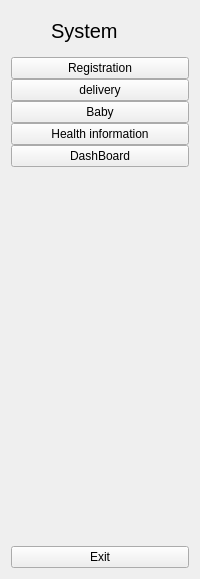
     <widget class="QWidget" name="full_menu_widget" native="true">
      <layout class="QVBoxLayout" name="verticalLayout_4">
       <item>
        <layout class="QHBoxLayout" name="horizontalLayout_2">
         <property name="spacing">
          <number>0</number>
         </property>
         <item>
          <widget class="QLabel" name="logo_label_2">
           <property name="minimumSize">
            <size>
             <width>40</width>
             <height>40</height>
            </size>
           </property>
           <property name="maximumSize">
            <size>
             <width>40</width>
             <height>40</height>
            </size>
           </property>
           <property name="text">
            <string/>
           </property>
           <property name="pixmap">
            <pixmap resource="resources.qrc">:/icons/icons/Logo (1).png</pixmap>
           </property>
           <property name="scaledContents">
            <bool>true</bool>
           </property>
          </widget>
         </item>
         <item>
          <widget class="QLabel" name="logo_label_3">
           <property name="font">
            <font>
             <pointsize>15</pointsize>
            </font>
           </property>
           <property name="text">
            <string>System</string>
           </property>
          </widget>
         </item>
        </layout>
       </item>
       <item>
        <layout class="QVBoxLayout" name="verticalLayout_2">
         <property name="spacing">
          <number>0</number>
         </property>
         <item>
          <widget class="QPushButton" name="home_btn_2">
           <property name="text">
            <string>Registration</string>
           </property>
           <property name="icon">
            <iconset resource="resources.qrc">
             <normaloff>:/icons/icons/home-5-xxl.png</normaloff>:/icons/icons/home-5-xxl.png</iconset>
           </property>
           <property name="iconSize">
            <size>
             <width>14</width>
             <height>14</height>
            </size>
           </property>
           <property name="checkable">
            <bool>true</bool>
           </property>
           <property name="autoExclusive">
            <bool>true</bool>
           </property>
          </widget>
         </item>
         <item>
          <widget class="QPushButton" name="dashborad_btn_2">
           <property name="text">
            <string>delivery</string>
           </property>
           <property name="icon">
            <iconset resource="resources.qrc">
             <normaloff>:/icons/icons/video-play-xxl.png</normaloff>:/icons/icons/video-play-xxl.png</iconset>
           </property>
           <property name="iconSize">
            <size>
             <width>14</width>
             <height>14</height>
            </size>
           </property>
           <property name="checkable">
            <bool>true</bool>
           </property>
           <property name="autoExclusive">
            <bool>true</bool>
           </property>
          </widget>
         </item>
         <item>
          <widget class="QPushButton" name="orders_btn_2">
           <property name="text">
            <string>Baby</string>
           </property>
           <property name="icon">
            <iconset resource="resources.qrc">
             <normaloff>:/icons/icons/add-user-xl.png</normaloff>:/icons/icons/add-user-xl.png</iconset>
           </property>
           <property name="iconSize">
            <size>
             <width>14</width>
             <height>14</height>
            </size>
           </property>
           <property name="checkable">
            <bool>true</bool>
           </property>
           <property name="autoExclusive">
            <bool>true</bool>
           </property>
          </widget>
         </item>
         <item>
          <widget class="QPushButton" name="products_btn_2">
           <property name="text">
            <string>Health information</string>
           </property>
           <property name="icon">
            <iconset resource="resources.qrc">
             <normaloff>:/icons/icons/upload-xxl.png</normaloff>:/icons/icons/upload-xxl.png</iconset>
           </property>
           <property name="iconSize">
            <size>
             <width>14</width>
             <height>14</height>
            </size>
           </property>
           <property name="checkable">
            <bool>true</bool>
           </property>
           <property name="autoExclusive">
            <bool>true</bool>
           </property>
          </widget>
         </item>
         <item>
          <widget class="QPushButton" name="customers_btn_2">
           <property name="text">
            <string>DashBoard</string>
           </property>
           <property name="icon">
            <iconset resource="resources.qrc">
             <normaloff>:/icons/icons/video-play-xxl.png</normaloff>:/icons/icons/video-play-xxl.png</iconset>
           </property>
           <property name="iconSize">
            <size>
             <width>14</width>
             <height>14</height>
            </size>
           </property>
           <property name="checkable">
            <bool>true</bool>
           </property>
           <property name="autoExclusive">
            <bool>true</bool>
           </property>
          </widget>
         </item>
        </layout>
       </item>
       <item>
        <spacer name="verticalSpacer_2">
         <property name="orientation">
          <enum>Qt::Vertical</enum>
         </property>
         <property name="sizeHint" stdset="0">
          <size>
           <width>20</width>
           <height>373</height>
          </size>
         </property>
        </spacer>
       </item>
       <item>
        <widget class="QPushButton" name="exit_btn_2">
         <property name="text">
          <string>Exit</string>
         </property>
         <property name="icon">
          <iconset resource="resources.qrc">
           <normaloff>:/icons/icons/account-logout-64.ico</normaloff>:/icons/icons/account-logout-64.ico</iconset>
         </property>
         <property name="iconSize">
          <size>
           <width>14</width>
           <height>14</height>
          </size>
         </property>
        </widget>
       </item>
      </layout>
     </widget>
